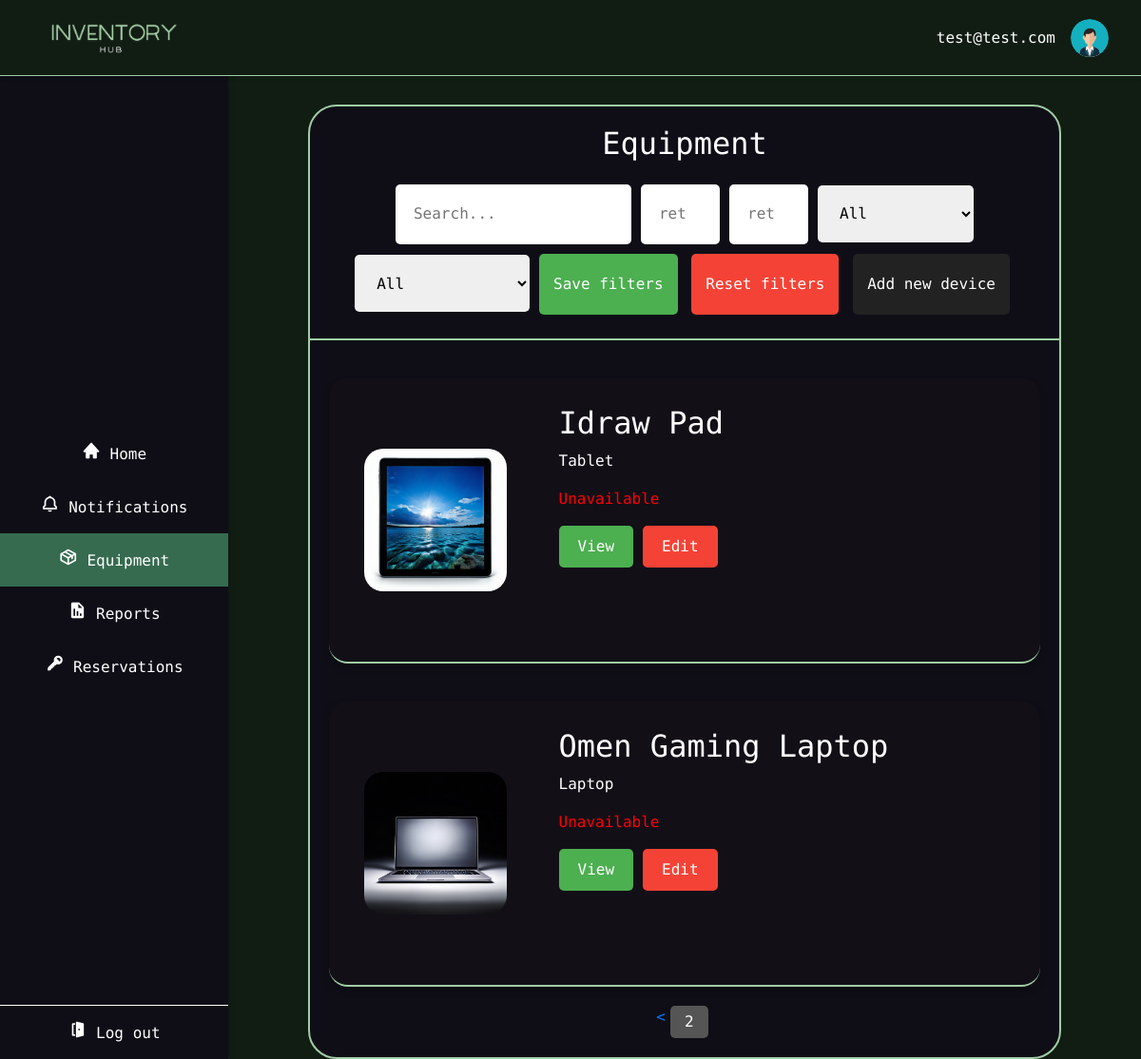
The page /equipment/?page=2 (signed in) on the database as committed earlier.
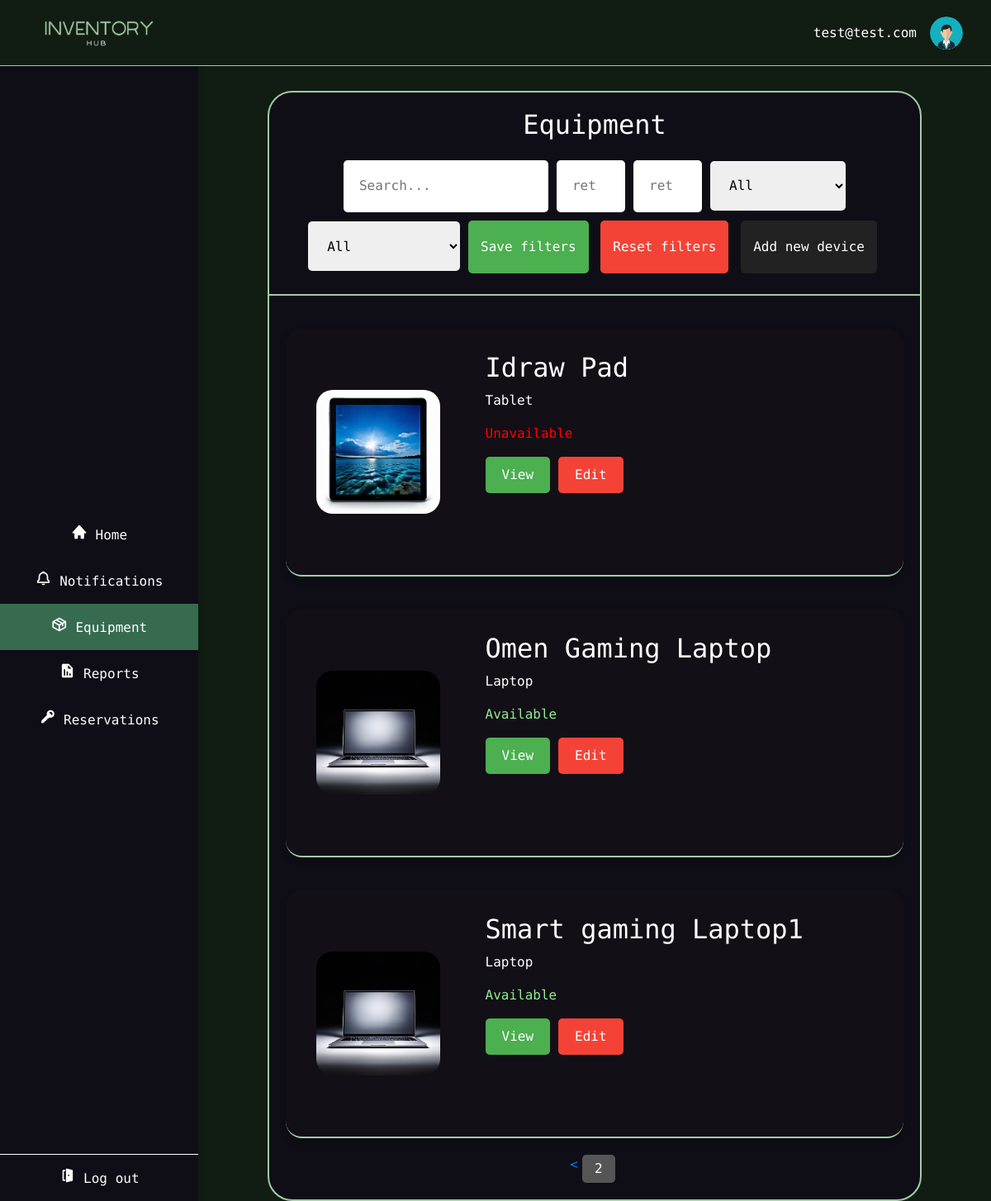
The same page on the database as committed later.
### InventoryManagement/models.py (models this page shows, shortened)
class Device(models.Model):
    device_name = models.CharField(max_length=100)
    device_type = models.CharField(max_length=50)
    device_desc = models.CharField(max_length=200, null=True, blank=True)
    device_status = models.BooleanField(default=False)  # Changed from CharField to BooleanField
    location = models.ForeignKey(Location, on_delete=models.CASCADE)
    config = models.ForeignKey('DeviceConfig', on_delete=models.CASCADE, null=False, blank=False)
    return_day = models.IntegerField(default=0)

### InventoryManagement/views.py (the view)
# urls.py: path("equipment/", views.equipment, name="equipment"),
@login_required
def equipment(request):
    devices, search = _search(request)
    user = request.user
    context = {
        "devices": devices,
        "search": search or "",
        "user": user,
    }
    return render(request, 'equipmentSearch.html', context)

### InventoryManagement/templates/equipmentSearch.html (shortened to what this page needs)
{% extends "base.html" %}
    {% load static %}
{% block styles %}
    <link rel="stylesheet" href="{% static 'css/equipment.css' %}">
{% endblock %}
{% block content %}
    <div class="structure-main">
    <div class="electronics-panel">
        <h2>Equipment</h2>
        <div class="search-panel">
            <form method="get"
            >
                <input type="text" placeholder="Search..." name="search" value="{{ search }}">
                <input type="number" placeholder="return>" name="return_day>" value="{{ return_day }}" min="1" max="48">
                <input type="number" placeholder="return<" name="return_day<" value="{{ return_day }}" min="1" max="48">
                <select name="device_satus" >
                    <option value="">All</option>
                </select>
                <select name="device_type" >
                    <option value="">All</option>
                </select>
                    <button class="savebtn" formaction="" name="">Save filters</button>
                   <a href="{% url 'equipment' %}">
                       <button type="button" class="resetbtn" >Reset filters</button>
                   </a>
                {% if user.role.role_name == "admin" %}
                     <a href="{% url 'add_device' %}">
                        <button type="button" class="addbtn" >Add new device</button>
                    </a>
                {% endif %}
            </form>
        </div>
        <div class="product-panel">
         {%  include "search.html" %}
        </div>
       <div class="pagination">
    {% if devices.has_previous %}
        <a href="?page={{ devices.previous_page_number }}">&lt;</a>
    {% endif %}
    <span>{{ devices.number }}</span>
</div>
    </div>
    </div>
{% endblock %}

### InventoryManagement/templates/search.html
{% for device in devices %}
{% load static %}
            <div class="product-item">
                <img src="{% static 'images/'|add:device.device_type.lower|add:'.png'  %}" alt="{{ device.device_type }}">
            <div class="product-info">
                <h2>{{ device.device_name }}</h2>
                <p> {{ device.device_type }}</p>
                <p class="{% if device.device_status %}available{% else %}unavailable{% endif %}">
                    {% if device.device_status %}Available{% else %}Unavailable{% endif %}</p>
                <div class="actions">
                    {% if device.config%}
                    <a href="{% url 'device_view' device.config.device_serial %}"><button class="view-btn">View</button></a>
                    {% endif %}
                    {% if user.role.role_name == "admin" %}
                    <a href="{% url 'edit_device' device.config.device_serial %}"><button class="edit-btn">Edit</button></a>
                    {% endif %}
                </div>
            </div>
            </div>
{% endfor %}

Rows that differ between the two databases and show on the page:
changed Device "Omen Gaming Laptop": device_status "Unavailable" → "Available"
added Device: device_name "Smart gaming Laptop1", device_type "Laptop", device_status "Available", shows "View"
